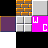

Rendered tile map (Tiled .tmx) drawn with the repository's tilesets; below, a short description and the full map source, tile grids included:
An orthogonal 3x3 tile map with 16x16 px tiles, 1 tile layer (Tile Layer 1).

<map version="1.10" tiledversion="1.11.0" orientation="orthogonal" renderorder="right-down" width="3" height="3" tilewidth="16" tileheight="16" infinite="0" nextlayerid="2" nextobjectid="1">
 <tileset firstgid="1" source="tileset.tsx" />
 <layer id="1" name="Tile Layer 1" width="3" height="3">
  <data encoding="csv">
0,1,2,
3,4,5,
6,0,0
</data>
 </layer>
</map>
